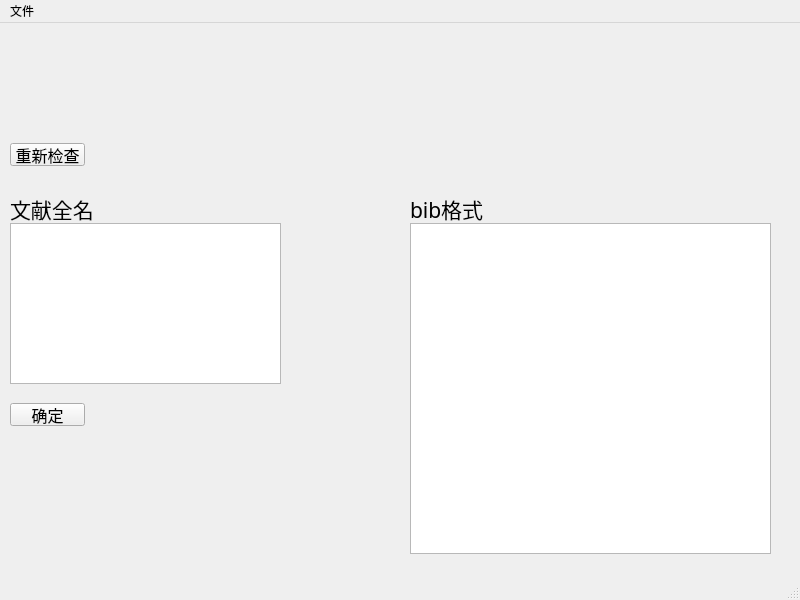
<?xml version="1.0" encoding="UTF-8"?>
<ui version="4.0">
 <class>MainWindow</class>
 <widget class="QMainWindow" name="MainWindow">
  <property name="geometry">
   <rect>
    <x>0</x>
    <y>0</y>
    <width>800</width>
    <height>600</height>
   </rect>
  </property>
  <property name="windowTitle">
   <string>MainWindow</string>
  </property>
  <widget class="QWidget" name="centralwidget">
   <widget class="QLabel" name="label_2">
    <property name="geometry">
     <rect>
      <x>410</x>
      <y>170</y>
      <width>141</width>
      <height>31</height>
     </rect>
    </property>
    <property name="font">
     <font>
      <family>宋体</family>
      <pointsize>16</pointsize>
     </font>
    </property>
    <property name="text">
     <string>bib格式</string>
    </property>
   </widget>
   <widget class="QWidget" name="horizontalLayoutWidget_2">
    <property name="geometry">
     <rect>
      <x>10</x>
      <y>60</y>
      <width>51</width>
      <height>41</height>
     </rect>
    </property>
    <layout class="QHBoxLayout" name="google_scholar">
     <property name="leftMargin">
      <number>11</number>
     </property>
     <property name="topMargin">
      <number>11</number>
     </property>
     <property name="rightMargin">
      <number>11</number>
     </property>
     <property name="bottomMargin">
      <number>11</number>
     </property>
    </layout>
   </widget>
   <widget class="QLabel" name="network_info">
    <property name="geometry">
     <rect>
      <x>70</x>
      <y>10</y>
      <width>701</width>
      <height>41</height>
     </rect>
    </property>
    <property name="font">
     <font>
      <family>宋体</family>
      <pointsize>16</pointsize>
     </font>
    </property>
    <property name="text">
     <string/>
    </property>
   </widget>
   <widget class="QTextEdit" name="paper_name">
    <property name="geometry">
     <rect>
      <x>10</x>
      <y>200</y>
      <width>271</width>
      <height>161</height>
     </rect>
    </property>
    <property name="font">
     <font>
      <family>Times New Roman</family>
      <pointsize>11</pointsize>
     </font>
    </property>
   </widget>
   <widget class="QLabel" name="label">
    <property name="geometry">
     <rect>
      <x>10</x>
      <y>170</y>
      <width>141</width>
      <height>31</height>
     </rect>
    </property>
    <property name="font">
     <font>
      <family>宋体</family>
      <pointsize>16</pointsize>
     </font>
    </property>
    <property name="text">
     <string>文献全名</string>
    </property>
   </widget>
   <widget class="QWidget" name="horizontalLayoutWidget">
    <property name="geometry">
     <rect>
      <x>10</x>
      <y>10</y>
      <width>51</width>
      <height>41</height>
     </rect>
    </property>
    <layout class="QHBoxLayout" name="network">
     <property name="leftMargin">
      <number>11</number>
     </property>
     <property name="topMargin">
      <number>11</number>
     </property>
     <property name="rightMargin">
      <number>11</number>
     </property>
     <property name="bottomMargin">
      <number>11</number>
     </property>
    </layout>
   </widget>
   <widget class="QPushButton" name="recheck">
    <property name="geometry">
     <rect>
      <x>10</x>
      <y>120</y>
      <width>75</width>
      <height>23</height>
     </rect>
    </property>
    <property name="font">
     <font>
      <family>宋体</family>
      <pointsize>12</pointsize>
     </font>
    </property>
    <property name="text">
     <string>重新检查</string>
    </property>
   </widget>
   <widget class="QTextEdit" name="bib_form">
    <property name="geometry">
     <rect>
      <x>410</x>
      <y>200</y>
      <width>361</width>
      <height>331</height>
     </rect>
    </property>
    <property name="font">
     <font>
      <family>Times New Roman</family>
      <pointsize>11</pointsize>
      <weight>50</weight>
      <bold>false</bold>
     </font>
    </property>
   </widget>
   <widget class="QLabel" name="check_finish">
    <property name="geometry">
     <rect>
      <x>100</x>
      <y>120</y>
      <width>71</width>
      <height>21</height>
     </rect>
    </property>
    <property name="font">
     <font>
      <family>宋体</family>
      <pointsize>11</pointsize>
     </font>
    </property>
    <property name="text">
     <string/>
    </property>
   </widget>
   <widget class="QLabel" name="google_scholar_info">
    <property name="geometry">
     <rect>
      <x>70</x>
      <y>60</y>
      <width>701</width>
      <height>41</height>
     </rect>
    </property>
    <property name="font">
     <font>
      <family>宋体</family>
      <pointsize>16</pointsize>
     </font>
    </property>
    <property name="text">
     <string/>
    </property>
   </widget>
   <widget class="QPushButton" name="determine">
    <property name="geometry">
     <rect>
      <x>10</x>
      <y>380</y>
      <width>75</width>
      <height>23</height>
     </rect>
    </property>
    <property name="font">
     <font>
      <family>宋体</family>
      <pointsize>12</pointsize>
     </font>
    </property>
    <property name="text">
     <string>确定</string>
    </property>
   </widget>
  </widget>
  <widget class="QMenuBar" name="menubar">
   <property name="geometry">
    <rect>
     <x>0</x>
     <y>0</y>
     <width>800</width>
     <height>22</height>
    </rect>
   </property>
   <widget class="QMenu" name="menu">
    <property name="title">
     <string>文件</string>
    </property>
    <addaction name="action"/>
   </widget>
   <addaction name="menu"/>
  </widget>
  <widget class="QStatusBar" name="statusbar"/>
  <action name="action">
   <property name="text">
    <string>设置</string>
   </property>
  </action>
 </widget>
 <resources/>
 <connections/>
</ui>
